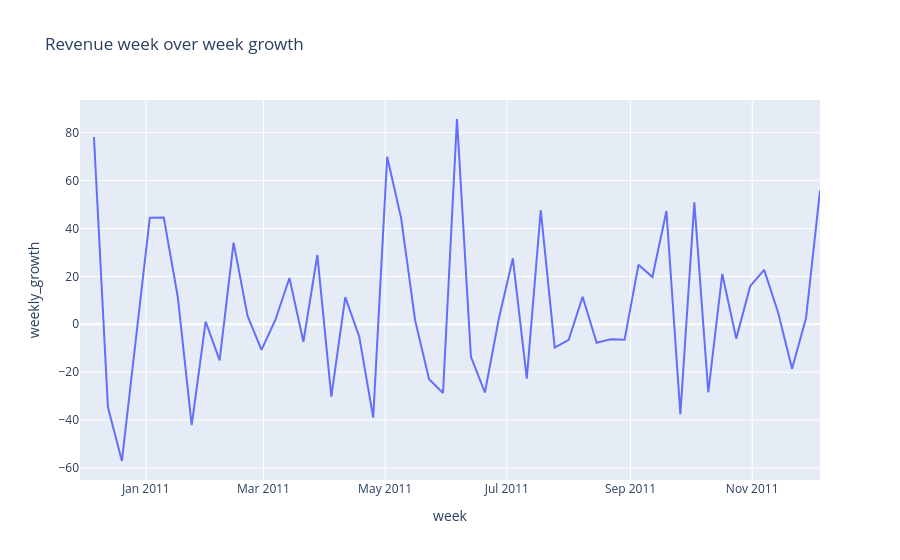

The cell this chart's notebook holds for it:
### Code cell
# Graf på förändring i intäkter vecka till vecka
fig_wow_rev_growth = px.line(
    df_rev_week_growth,
    x='week',
    y='weekly_growth',
    title='Revenue week over week growth'
)
fig_wow_rev_growth.write_html("../../Analysis/HTML/rev_wow_revenue_growth.html",
    include_plotlyjs='cdn')
fig_wow_rev_growth.show()
